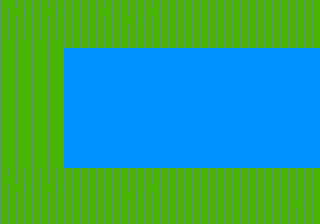

Tiled map render using the project's own tile images. Description and the whole map definition, tile-layer contents included, below:
An orthogonal 40x28 tile map with 8x8 px tiles, 2 tile layers (bg, g) and 3 objects.

<map version="1.0" orientation="orthogonal" renderorder="right-down" width="40" height="28" tilewidth="8" tileheight="8" nextobjectid="21">
 <properties>
  <property name="unity:scale" type="float" value="0.01" />
 </properties>
 <tileset firstgid="1" name="ts2" tilewidth="16" tileheight="16" tilecount="280" columns="20">
  <image source="tiles.png" width="320" height="224" />
 </tileset>
 <layer name="bg" width="40" height="28">
  <data encoding="csv">
1,0,1,0,1,0,1,0,1,0,1,0,1,0,1,0,1,0,1,0,1,0,1,0,1,0,1,0,1,0,1,0,1,1,1,1,1,1,1,1,
0,0,0,0,0,0,0,0,0,0,0,0,0,0,0,0,0,0,0,0,0,0,0,0,0,0,0,0,0,0,0,0,0,0,0,0,0,0,0,0,
1,0,1,0,1,0,1,0,1,0,1,0,1,0,1,0,1,0,1,0,1,0,1,0,1,0,1,0,1,0,1,0,1,1,1,1,1,1,1,1,
0,0,0,0,0,0,0,0,0,0,0,0,0,0,0,0,0,0,0,0,0,0,0,0,0,0,0,0,0,0,0,0,0,0,0,0,0,0,0,0,
1,0,1,0,1,0,1,0,1,0,1,0,1,0,1,0,1,0,1,0,1,0,1,0,1,0,1,0,1,0,1,0,1,1,1,1,1,1,1,1,
0,0,0,0,0,0,0,0,0,0,0,0,0,0,0,0,0,0,0,0,0,0,0,0,0,0,0,0,0,0,0,0,0,0,0,0,0,0,0,0,
1,0,1,0,1,0,1,0,1,0,1,0,1,0,1,0,1,0,1,0,1,0,1,0,1,0,1,0,1,0,1,0,1,1,1,1,1,1,1,1,
0,0,0,0,0,0,0,0,0,0,0,0,0,0,0,0,0,0,0,0,0,0,0,0,0,0,0,0,0,0,0,0,0,0,0,0,0,0,0,0,
1,0,1,0,1,0,1,0,1,0,1,0,1,0,1,0,1,0,1,0,1,0,1,0,1,0,1,0,1,0,1,0,1,1,1,1,1,1,1,1,
0,0,0,0,0,0,0,0,0,0,0,0,0,0,0,0,0,0,0,0,0,0,0,0,0,0,0,0,0,0,0,0,0,0,0,0,0,0,0,0,
1,0,1,0,1,0,1,0,1,0,1,0,1,0,1,0,1,0,1,0,1,0,1,0,1,0,1,0,1,0,1,0,1,1,1,1,1,1,1,1,
0,0,0,0,0,0,0,0,0,0,0,0,0,0,0,0,0,0,0,0,0,0,0,0,0,0,0,0,0,0,0,0,0,0,0,0,0,0,0,0,
1,0,1,0,1,0,1,0,1,0,1,0,1,0,1,0,1,0,1,0,1,0,1,0,1,0,1,0,1,0,1,0,1,1,1,1,1,1,1,1,
0,0,0,0,0,0,0,0,0,0,0,0,0,0,0,0,0,0,0,0,0,0,0,0,0,0,0,0,0,0,0,0,0,0,0,0,0,0,0,0,
1,0,1,0,1,0,1,0,1,0,1,0,1,0,1,0,1,0,1,0,1,0,1,0,1,0,1,0,1,0,1,0,1,1,1,1,1,1,1,1,
0,0,0,0,0,0,0,0,0,0,0,0,0,0,0,0,0,0,0,0,0,0,0,0,0,0,0,0,0,0,0,0,0,0,0,0,0,0,0,0,
1,0,1,0,1,0,1,0,1,0,1,0,1,0,1,0,1,0,1,0,1,0,1,0,1,0,1,0,1,0,1,0,1,1,1,1,1,1,1,1,
0,0,0,0,0,0,0,0,0,0,0,0,0,0,0,0,0,0,0,0,0,0,0,0,0,0,0,0,0,0,0,0,0,0,0,0,0,0,0,0,
1,0,1,0,1,0,1,0,1,0,1,0,1,0,1,0,1,0,1,0,1,0,1,0,1,0,1,0,1,0,1,0,1,1,1,1,1,1,1,1,
0,0,0,0,0,0,0,0,0,0,0,0,0,0,0,0,0,0,0,0,0,0,0,0,0,0,0,0,0,0,0,0,0,0,0,0,0,0,0,0,
1,0,1,0,1,0,1,0,1,0,1,0,1,0,1,0,1,0,1,0,1,0,1,0,1,0,1,0,1,0,1,0,1,1,1,1,1,1,1,1,
0,0,0,0,0,0,0,0,0,0,0,0,0,0,0,0,0,0,0,0,0,0,0,0,0,0,0,0,0,0,0,0,0,0,0,0,0,0,0,0,
1,0,1,0,1,0,1,0,1,0,1,0,1,0,1,0,1,0,1,0,1,0,1,0,1,0,1,0,1,0,1,0,1,1,1,1,1,1,1,1,
0,0,0,0,0,0,0,0,0,0,0,0,0,0,0,0,0,0,0,0,0,0,0,0,0,0,0,0,0,0,0,0,0,0,0,0,0,0,0,0,
1,0,1,0,1,0,1,0,1,0,1,0,1,0,1,0,1,0,1,0,1,0,1,0,1,0,1,0,1,0,1,0,1,1,1,1,1,1,1,1,
0,0,0,0,0,0,0,0,0,0,0,0,0,0,0,0,0,0,0,0,0,0,0,0,0,0,0,0,0,0,0,0,0,0,0,0,0,0,0,0,
1,0,1,0,1,0,1,0,1,0,1,0,1,0,1,0,1,0,1,0,1,0,1,0,1,0,1,0,1,0,1,0,1,1,1,1,1,1,1,1,
1,0,1,0,1,0,1,0,1,0,1,0,1,0,1,0,1,0,1,0,1,0,1,0,1,0,1,0,1,0,1,0,1,1,1,1,1,1,1,1
</data>
 </layer>
 <layer name="g" width="40" height="28">
  <data encoding="csv">
3,3,3,3,3,3,3,3,3,3,3,3,3,3,3,3,3,3,3,3,3,3,3,3,3,3,3,3,3,3,3,3,3,3,3,3,3,3,3,3,
3,0,0,3,3,3,3,3,3,3,3,3,3,3,3,3,3,3,3,3,3,3,3,3,3,3,3,3,3,3,3,3,3,3,3,3,3,3,3,3,
3,3,0,3,3,3,0,0,0,3,3,3,3,0,0,0,3,3,3,0,0,0,0,0,0,0,0,0,0,0,0,0,0,3,3,3,3,3,3,3,
3,3,3,3,3,3,3,3,3,3,3,3,3,3,3,3,0,0,3,3,3,3,3,3,3,3,3,3,3,3,3,3,3,3,3,3,3,3,3,3,
3,3,3,3,3,3,3,3,3,3,3,3,3,3,3,3,3,3,3,3,3,3,3,3,3,3,3,3,3,3,3,3,3,3,3,3,3,3,3,3,
3,3,3,3,3,3,3,3,3,3,3,3,3,3,3,3,3,3,3,3,3,3,3,3,3,3,3,3,3,3,3,3,3,3,3,3,3,3,3,3,
3,0,3,0,3,0,3,0,0,0,0,0,0,0,0,0,0,0,0,0,0,0,0,0,0,0,0,0,0,0,0,0,0,0,0,0,0,0,0,0,
3,0,3,0,3,0,3,0,0,0,0,0,0,0,0,0,0,0,0,0,0,0,0,0,0,0,0,0,0,0,0,0,0,0,0,0,0,0,0,0,
3,0,3,0,3,0,3,0,0,0,0,0,0,0,0,0,0,0,0,0,0,0,0,0,0,0,0,0,0,0,0,0,0,0,0,0,0,0,0,0,
3,0,3,0,3,0,3,0,0,0,0,0,0,0,0,0,0,0,0,0,0,0,0,0,0,0,0,0,0,0,0,0,0,0,0,0,0,0,0,0,
3,0,3,0,3,0,3,0,0,0,0,0,0,0,0,0,0,0,0,0,0,0,0,0,0,0,0,0,0,0,0,0,0,0,0,0,0,0,0,0,
3,0,3,0,3,0,3,0,0,0,0,0,0,0,0,0,0,0,0,0,0,0,0,0,0,0,0,0,0,0,0,0,0,0,0,0,0,0,0,0,
3,0,3,0,3,0,3,0,0,0,0,0,0,0,0,0,0,0,0,0,0,0,0,0,0,0,0,0,0,0,0,0,0,0,0,0,0,0,0,0,
3,0,3,0,3,0,3,0,0,0,0,0,0,0,0,0,0,0,0,0,0,0,0,0,0,0,0,0,0,0,0,0,0,0,0,0,0,0,0,0,
3,0,3,0,3,0,3,0,0,0,0,0,0,0,0,0,0,0,0,0,0,0,0,0,0,0,0,0,0,0,0,0,0,0,0,0,0,0,0,0,
3,0,3,0,3,0,3,0,0,0,0,0,0,0,0,0,0,0,0,0,0,0,0,0,0,0,0,0,0,0,0,0,0,0,0,0,0,0,0,0,
3,0,3,0,3,0,3,0,0,0,0,0,0,0,0,0,0,0,0,0,0,0,0,0,0,0,0,0,0,0,0,0,0,0,0,0,0,0,0,0,
3,0,3,0,3,0,3,0,0,0,0,0,0,0,0,0,0,0,0,0,0,0,0,0,0,0,0,0,0,0,0,0,0,0,0,0,0,0,0,0,
3,0,3,0,3,0,3,0,0,0,0,0,0,0,0,0,0,0,0,0,0,0,0,0,0,0,0,0,0,0,0,0,0,0,0,0,0,0,0,0,
3,0,3,0,3,0,3,0,0,0,0,0,0,0,0,0,0,0,0,0,0,0,0,0,0,0,0,0,0,0,0,0,0,0,0,0,0,0,0,0,
3,0,3,0,3,0,3,0,0,0,0,0,0,0,0,0,0,0,0,0,0,0,0,0,0,0,0,0,0,0,0,0,0,0,0,0,0,0,0,0,
0,0,3,0,0,0,0,0,0,0,0,0,0,0,0,0,0,0,0,0,0,0,0,0,0,0,0,0,0,0,0,0,0,0,0,0,0,0,0,0,
3,3,3,3,3,3,3,3,3,3,3,3,3,3,3,3,3,3,3,3,3,3,3,3,3,3,3,3,3,3,3,3,3,3,3,3,3,3,3,3,
3,0,0,3,3,3,3,3,3,3,3,3,3,3,3,3,3,3,3,3,3,3,3,3,3,3,3,3,3,3,3,3,3,3,3,3,3,3,3,3,
3,3,0,3,3,3,0,0,0,0,0,0,0,3,3,3,3,3,3,0,0,0,0,0,0,0,0,0,0,0,0,0,3,3,3,3,3,3,3,3,
0,3,3,3,3,3,3,3,3,3,3,3,3,3,3,3,0,0,3,3,3,3,3,3,3,3,3,3,3,3,3,3,3,3,3,3,3,3,3,3,
3,3,3,3,3,3,3,3,3,3,3,3,3,3,3,3,3,3,3,3,3,3,3,3,3,3,3,3,3,3,3,3,3,3,3,3,3,0,0,3,
3,3,3,3,3,3,3,3,3,3,3,3,3,3,3,3,3,3,3,3,3,3,3,3,3,3,3,3,3,3,3,3,3,3,3,3,3,3,3,3
</data>
 </layer>
 <objectgroup name="colliders">
  <object id="13" x="0" y="48">
   <polyline points="0,0 328,0" />
  </object>
  <object id="17" x="0" y="168">
   <polyline points="0,0 328,0" />
  </object>
  <object id="20" x="64" y="50">
   <polyline points="0,0 0,118" />
  </object>
 </objectgroup>
</map>
